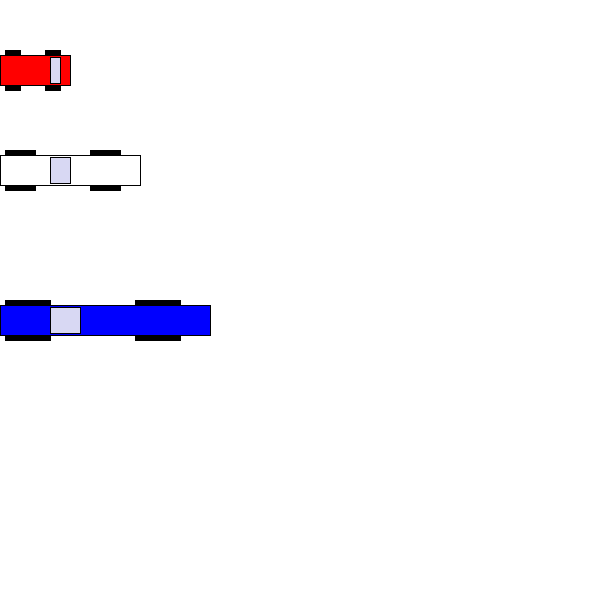
Frame 1 (no input)
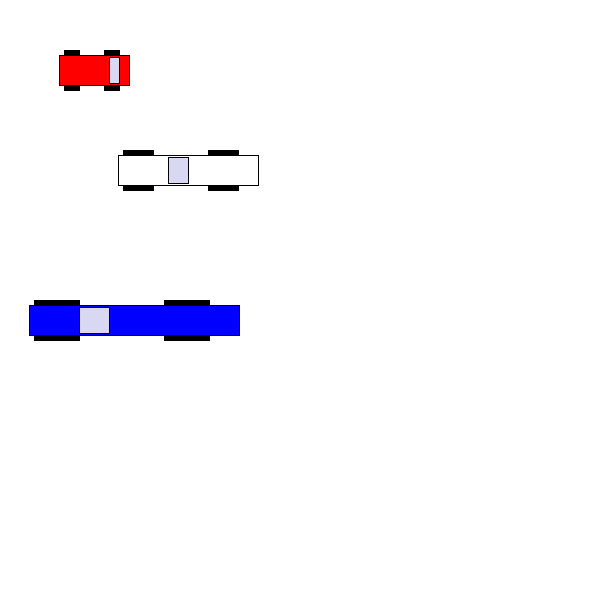
Frame 60 (the mouse pressed at the canvas centre just before this capture)
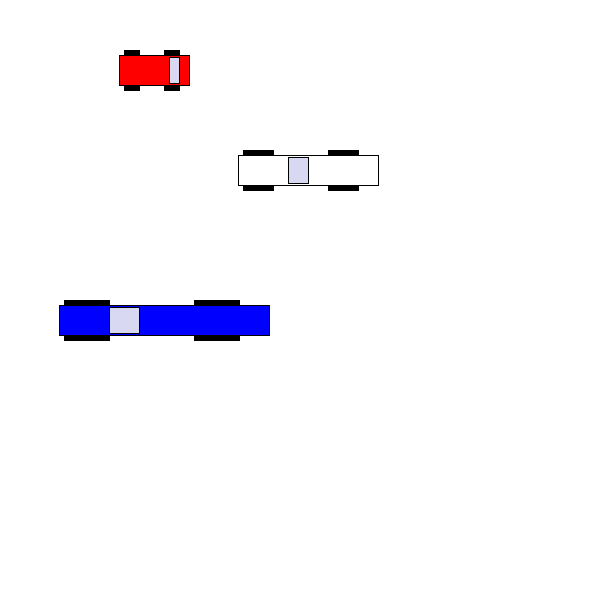
Frame 120 (the mouse held since frame 60 and released just before this capture)

The Processing sketch that drew these frames (run headless with seeded random() and noise(); from frame 60 on, the mouse is pressed at the canvas centre):

// Processing sketch: RaceCars
// ── RaceCars.pde
Car car1;
Car car2;
Car car3;

void setup() {
  size(600, 600);
  car1 = new Car(0, 50, 1.0, #FF0000, 1);
  car2 = new Car(0, 150, 2.0, #FFFFFF, 2);
  car3 = new Car(0, 300, 0.5, #0000FF, 3);
}

void draw() {
  background(255);
  car1.drawCar();
  car2.drawCar();
  car3.drawCar();

  car1.move();
  car2.move();
  car3.move();
}

// ── Car.pde
class Car {
 private float x;
 private float y;
 private float speed;
 private int customColor;
 private float length;
 
 Car(float x, float y, float speed, int customColor, float length){
   this.x = x;
   this.y = y;
   this.speed = speed;
   this.customColor = customColor;
   this.length = length;
 }
  
 void move(){
   x = x + speed;
   if (x == width-length *(70)) {
    save("photo-finish.png");
    exit();
   }
   // HINT 1 - you should check whether the car has reached the edge of the screen in this method
   // HINT 2 - when the car does reach the end, call the save function and then call exit() to end the program
   //          otherwise, each car will overwrite the image when it reaches the end of the screen

 }
 
 void drawCar(){
    fill(0);
    rect(x + 5, y + 0,length *(15),10);
    rect(x + length *(45), y+ 0,length *(15),10);
    rect(x + 5, y+ 30,length *(15),10);
    rect(x + length *(45),y + 30,length *(15),10);

    fill(customColor);
    rect(x+0,y+5, length *(70), 30);

    fill(216, 216, 243);
    rect(x+50, y+7, length *(10), 26);
 }
}
